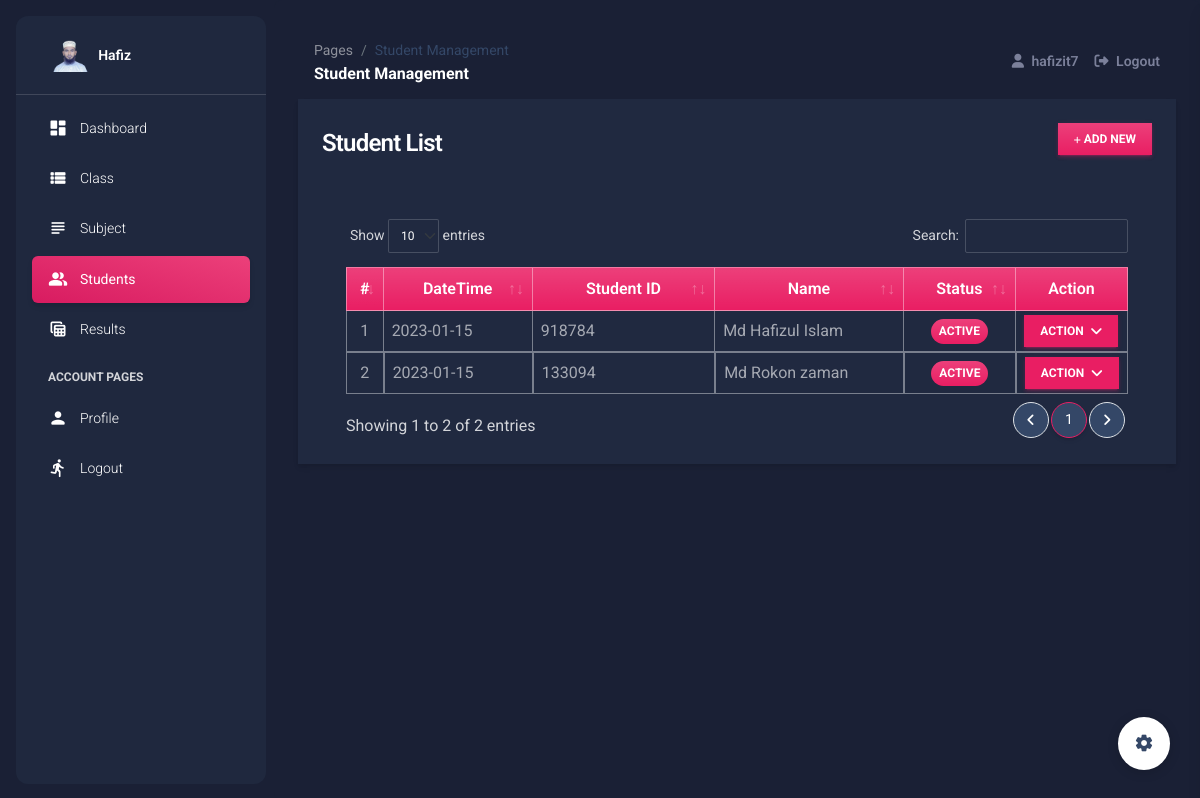
The page /student (signed in) on the database its author committed.
### srmsApp/models.py (models this page shows, shortened)
class Student(models.Model):
    classI = models.ForeignKey(Class, on_delete= models.CASCADE)
    student_id = models.CharField(max_length=250)
    first_name = models.CharField(max_length=250)
    middle_name = models.CharField(max_length=250, blank= True, null=True)
    last_name = models.CharField(max_length=250)
    gender = models.CharField(max_length=20, choices=(('Male','Male'),('Female','Female')), default = 1)
    status = models.CharField(max_length=2, choices=(('1','Active'),('2','Inactive')), default = 1)
    date_created = models.DateTimeField(default=timezone.now)
    date_updated = models.DateTimeField(auto_now=True)
    def get_name(self):
        return str(self.first_name + " " + (str(self.middle_name + " " + self.last_name)  if self.middle_name != '' else self.last_name ))

### srmsApp/views.py (the view)
# urls.py: path('student', views.student_mgt,name="student-page"),
@login_required
def student_mgt(request):
    context['page'] = 'student_mgt'
    context['page_title'] = 'Student Management'
    students = models.Student.objects.all()
    context['students'] = students
    return render(request,'student_mgt.html',context)

### srmsApp/forms.py (shortened to what this page needs)
class UpdateProfile(UserChangeForm):
    username = forms.CharField(max_length=250,help_text="The Username field is required.")
    email = forms.EmailField(max_length=250,help_text="The Email field is required.")
    first_name = forms.CharField(max_length=250,help_text="The First Name field is required.")
    last_name = forms.CharField(max_length=250,help_text="The Last Name field is required.")
    current_password = forms.CharField(max_length=250)
    class Meta:
        model = User
        fields = ('email', 'username','first_name', 'last_name')

### srmsApp/templates/student_mgt.html (shortened to what this page needs)
{% extends 'layouts/base.html' %}
{% load humanize %}
{% block content %}
<div class="container-fluid">
    <div class="col-lg-12 col-md-12 col-sm-12 col-xs-12">
        <div class="card card-default rounded-0 shadow ">
            <div class="card-header">
                <div class="d-flex w-100 align-items-center justify-content-between">
                    <h4 class="card-title fw-bold">Student List</h4>
                    <div class="tools">
                        <button type="button" class="btn btn-primary rounded-0 bg-gradient btn-sm" id='add_new'><i class="fa fa-plus"></i> Add New</button>
                    </div>
                </div>
            </div>
            <div class="card-body">
                <div class="container-fluid">
                    <table class="table table-bordered" id="student-list">
                        <colgroup>
                            <col width="5%">
                            <col width="20%">
                            <col width="25%">
                            <col width="25%">
                            <col width="15%">
                            <col width="10%">
                        </colgroup>
                        <thead>
                            <tr class="bg-gradient bg-primary bg-opacity-50 text-light">
                                <th class="px-2 py-2 text-center">#</th>
                                <th class="px-2 py-2 text-center">DateTime</th>
                                <th class="px-2 py-2 text-center">Student ID</th>
                                <th class="px-2 py-2 text-center">Name</th>
                                <th class="px-2 py-2 text-center">Status</th>
                                <th class="px-2 py-2 text-center">Action</th>
                            </tr>
                        </thead>
                        <tbody>
                            {% for student in students %}
                            <tr>
                                <td class="px-2 py-1 align-middle text-center">{{ forloop.counter }}</td>
                                <td class="px-2 py-1 align-middle">{{ student.date_created|date:"Y-m-d" }}</td>
                                <td class="px-2 py-1 align-middle">{{ student.student_id }}</td>
                                <td class="px-2 py-1 align-middle">{{ student.get_name }}</td>
                                <td class="px-1 py-1 align-middle text-center">
                                    {% if student.status == '1' %}
                                    <span class="badge bg-primary bg-gradient rounded-pill px-2">Active</span> {% else %}
                                    <span class="badge bg-secondary bg-gradient rounded-pill px-2">Inactive</span> {% endif %}
                                </td>
                                <td class="px-2 py-1 align-middle text-center">
                                    <div class="dropdown">
                                        <button class="btn btn-primary btn-sm mb-0 rounded-0 dropdown-toggle" type="button" id="actionBtn-{{ student.pk }}" data-bs-toggle="dropdown" aria-expanded="false">
                                        Action
                                        </button>
                                    </div>
                                </td>
                            </tr>
                            {% endfor %}
                        </tbody>
                    </table>
                </div>
            </div>
        </div>
    </div>
</div>
{% endblock content %}

### srmsApp/templates/includes/navigation.html (shortened to what this page needs)
    <nav class="navbar navbar-main navbar-expand-lg px-0 mx-4 shadow-none border-radius-xl position-sticky mt-4 top-1 z-index-sticky" id="navbarBlur" navbar-scroll="true">
      <div class="container-fluid py-1 px-3">
        <nav aria-label="breadcrumb">
          <ol class="breadcrumb bg-transparent mb-0 pb-0 pt-1 px-0 me-sm-6 me-5">
            <li class="breadcrumb-item text-sm"><a class="opacity-5 text-dark" href="javascript:;">Pages</a></li>
            <li class="breadcrumb-item text-sm text-dark active" aria-current="page">{{ page_title }}</li>
          </ol>
          <h6 class="font-weight-bolder mb-0">{{ page_title }}</h6>
        </nav>
        <div class="collapse navbar-collapse mt-sm-0 mt-2 me-md-0 me-sm-4" id="navbar">
          <ul class="navbar-nav  justify-content-end">
            <li class="nav-item d-flex align-items-center">
              <a href="" class="nav-link text-body font-weight-bold px-3">
                <i class="fa fa-user me-sm-1"></i>
                 {{ user.username }}
              </a>
            </li>
            <li class="nav-item d-flex align-items-center">
              <a href="{% url 'logout' %}" class="nav-link text-body font-weight-bold px-0">
                <i class="fa fa-sign-out me-sm-1"></i>
                <span class="d-sm-inline d-none">Logout</span>
              </a>
            </li>
          </ul>
        </div>
      </div>
    </nav>

### static/default/css/style.css (style rules this page uses)
html, body { height: 100%; width: 100%; max-height: 100%; overflow: auto; display: flex; flex-direction: column; }
.dark-version .table tbody tr:last-child td { border-width: 1px !important; }

### rows shown on the page
Student: date_created "2023-01-15", student_id "918784", get_name "Md Hafizul Islam", status "ACTIVE"
Student: date_created "2023-01-15", student_id "133094", get_name "Md Rokon zaman", status "ACTIVE"

### other values the page prints
{{ short_name }} "Hafiz"
{{ page_title }} "Student Management"
{{ user.username }} "hafizit7"
